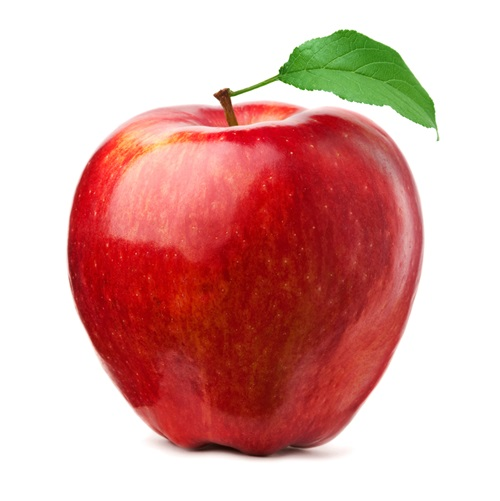
//> input picture trab01/input/apple.jpg, 500 x 501 px
$ ./q4   (built with g++ and OpenCV 4)
//> lines starting //> are read from the running program, lines starting //| are printed output that depends on the picture
/*
Histograma local. Defina um particionamento da imagem com no mínimo 3 partições.
Concatenar os histogramas em um único vetor. Armazenar o resultado em um arquivo para
facilitar a visualização do resultado.
*/

#include <fstream>
#include <iostream>
#include <opencv2/opencv.hpp>

using namespace cv;
using namespace std;

// Função para calcular o histograma de uma região
void calcularHistograma(const Mat& regiao, vector<int>& histograma);

void salvarHistograma(const vector<int>& histograma, const string& nome_arquivo);

int main() {
    // Carregar a imagem
    Mat imagem = imread("input/apple.jpg");
//> imagem is the input picture: 501 rows x 500 cols, CV_8UC3; mean B, G, R 163.8, 168.3, 219.7

    if (imagem.empty()) {
        cout << "Erro ao carregar a imagem!" << endl;
        return -1;
    }

    // Definir partições (3 blocos verticais)
    int largura = imagem.cols / 3;
//> largura = 166

    // Definir as regiões
    Mat regiao_esquerda = imagem(Rect(0, 0, largura, imagem.rows));
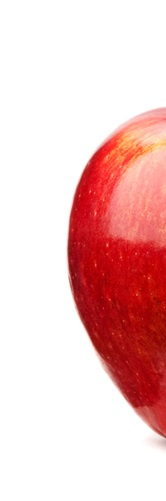
//> regiao_esquerda: 501 rows x 166 cols, CV_8UC3; mean B, G, R 198.2, 199.1, 239.7
    Mat regiao_centro = imagem(Rect(largura, 0, largura, imagem.rows));
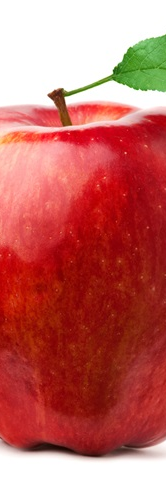
//> regiao_centro: 501 rows x 166 cols, CV_8UC3; mean B, G, R 101.3, 107, 195.1
    Mat regiao_direita = imagem(Rect(2 * largura, 0, largura, imagem.rows));
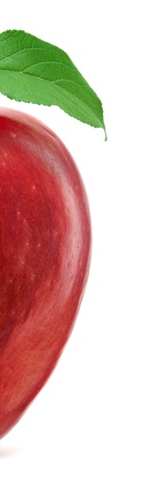
//> regiao_direita: 501 rows x 166 cols, CV_8UC3; mean B, G, R 190.7, 197.9, 223.7

    // Vetor para armazenar os histogramas
    vector<int> histograma_concatenado;

    // Calcular os histogramas das três regiões
    calcularHistograma(regiao_esquerda, histograma_concatenado);
//> after the loop in calcularHistograma, `for (int y = 0; y < regiao.rows; y++)`: hist_r = 256 values, max 60284 at index 255, min 0 at index 0, mean 324.9; hist_g = 256 values, max 57105 at index 255, min 10 at index 225, mean 324.9; hist_b = 256 values, max 57218 at index 255, min 7 at index 217, mean 324.9
//> after the loop in calcularHistograma, `for (int i = 0; i < num_bins; ++i)`: histograma = 768 values, max 60284 at index 765, min 0 at index 0, mean 324.9
//> histograma_concatenado has the same summary as histograma in calcularHistograma
    calcularHistograma(regiao_centro, histograma_concatenado);
//> histograma_concatenado = 1536 values, max 60284 at index 765, min 0 at index 0, mean 324.9
    calcularHistograma(regiao_direita, histograma_concatenado);
//> histograma_concatenado = 2304 values, max 60284 at index 765, min 0 at index 0, mean 324.9

    // Salvar o histograma concatenado
    salvarHistograma(histograma_concatenado, "output/q4/histograma_local.txt");

    return 0;
}

// Calcular o histograma de uma região
void calcularHistograma(const Mat& regiao, vector<int>& histograma) {
    int num_bins = 256;
    vector<int> hist_r(num_bins, 0), hist_g(num_bins, 0), hist_b(num_bins, 0);

    // Iterar sobre os pixels da região
    for (int y = 0; y < regiao.rows; y++) {
        for (int x = 0; x < regiao.cols; x++) {
            Vec3b pixel = regiao.at<Vec3b>(y, x);
            hist_r[pixel[2]]++;
            hist_g[pixel[1]]++;
            hist_b[pixel[0]]++;
        }
    }

    // Concatenar os histogramas de R, G, B
    for (int i = 0; i < num_bins; ++i) {
        histograma.push_back(hist_r[i]);
        histograma.push_back(hist_g[i]);
        histograma.push_back(hist_b[i]);
    }
}

// Salvar o histograma em um arquivo
void salvarHistograma(const vector<int>& histograma, const string& nome_arquivo) {
    ofstream arquivo(nome_arquivo);

    if (!arquivo.is_open()) {
        cout << "Erro ao abrir o arquivo!" << endl;
        return;
    }

    // Gravar os valores no arquivo
    for (const auto& valor : histograma) {
        arquivo << valor << endl;
    }

    arquivo.close();
    cout << "Histograma salvo em " << nome_arquivo << endl;
}
